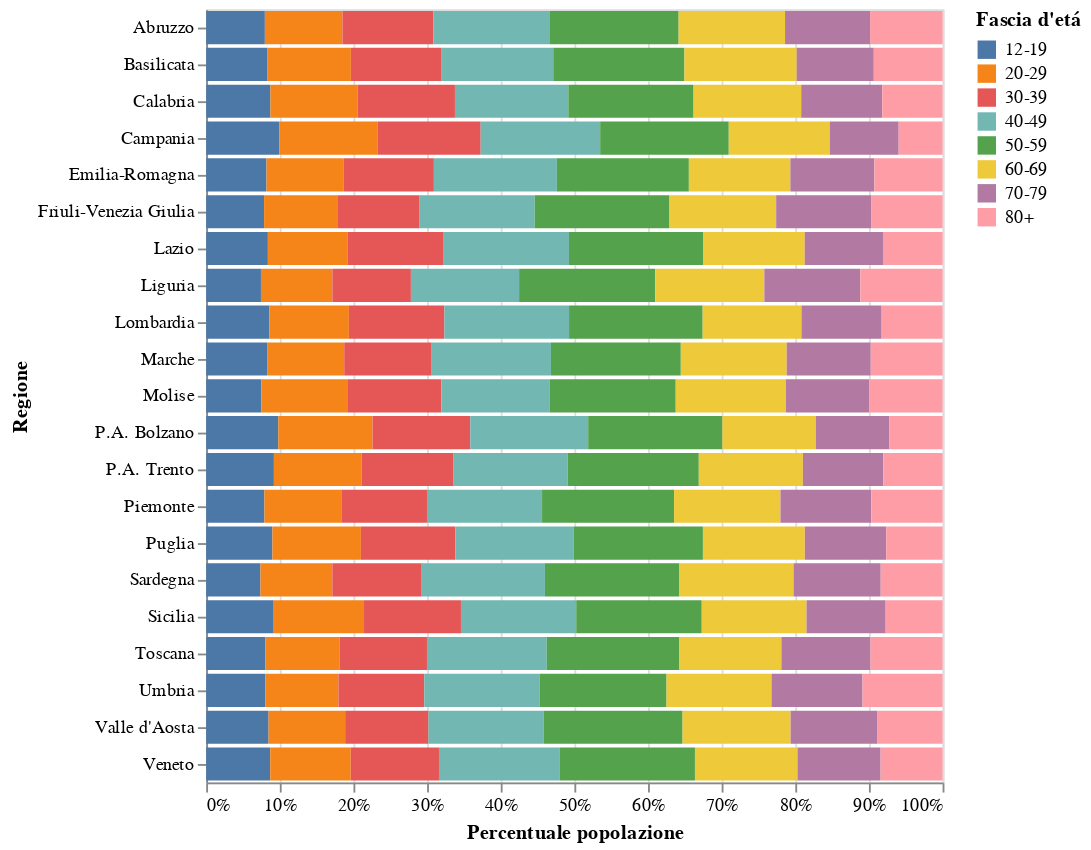

Notebook code for this chart:
### Code cell
(
    alt.Chart(demography_region_df)
    .mark_bar()
    .encode(
        x=alt.X('share:Q', axis=alt.Axis(format='.0%'), scale=alt.Scale(domain=[0, 1]), title='Percentuale popolazione'),
        y=alt.Y('nome_area:N', title='Regione'),
        color=alt.Color('fascia_anagrafica:N', title='Fascia d\'etá')
    )
)

### Figure 1 — Vega-Lite specification as saved in the notebook (floating-point values rounded to 4 significant figures; data arrays with more than 128 entries replaced by an {"elided": "..."} marker saying what was removed)
{"config": {"view": {"continuousWidth": 400, "continuousHeight": 300}}, "data": {"name": "data-2d0894de47b1e4a080141a4f411dcc9e"}, "mark": "bar", "encoding": {"color": {"type": "nominal", "field": "fascia_anagrafica", "title": "Fascia d'etá"}, "x": {"type": "quantitative", "axis": {"format": ".0%"}, "field": "share", "scale": {"domain": [0, 1]}, "title": "Percentuale popolazione"}, "y": {"type": "nominal", "field": "nome_area", "title": "Regione"}}, "$schema": "https://vega.github.io/schema/vega-lite/v4.8.1.json", "datasets": {"data-2d0894de47b1e4a080141a4f411dcc9e": {"elided": "168 records"}}}
